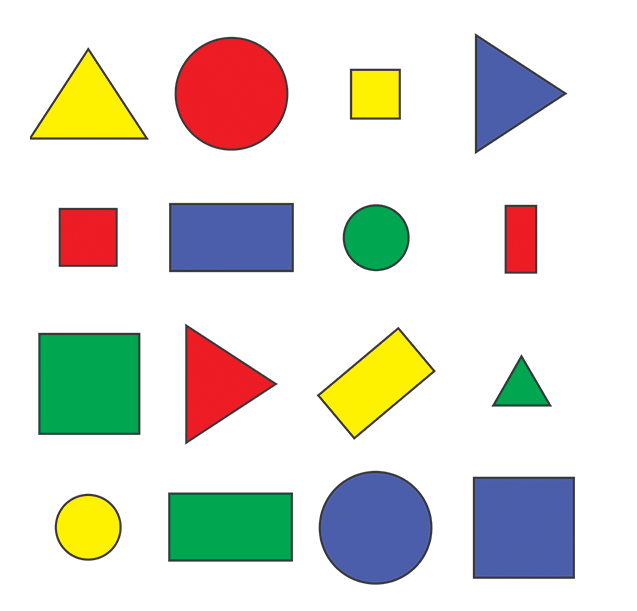
#> input picture resources/shapes.png, 637 x 611 px
$ python contours-shape-detection.py
#> lines starting #> are read from the running program, lines starting #| are printed output that depends on the picture; after the words box and inside, x2 and y2 are one past the last pixel; in counts of white or black regions, pixels touching at a corner belong together
import cv2
import numpy as np


def get_contours(img):
    contours, hierarchy = cv2.findContours(img, cv2.RETR_EXTERNAL, cv2.CHAIN_APPROX_NONE)
    for cnt in contours:
        area = cv2.contourArea(cnt)
        if area > 500:
            cv2.drawContours(imgContour, cnt, -1, (255, 0, 0), 3)
            draw_identification(cnt)


def draw_identification(cnt):
    peri = cv2.arcLength(cnt, True)
    approx = cv2.approxPolyDP(cnt, 0.02 * peri, True)
    x, y, w, h = cv2.boundingRect(approx)

    object_type = what_object(len(approx), w / float(h))
    cv2.rectangle(imgContour, (x, y), (x + w, y + h), (0, 255, 0), 2)
    cv2.putText(imgContour, object_type,
                (x + (w // 2) - 35, y + (h // 2) + 10), cv2.FONT_HERSHEY_COMPLEX, 0.6,
                (0, 0, 0), 2)


def what_object(obj_sides, ratio):
    if obj_sides == 3:
        object_type = 'Triangle'
    elif obj_sides > 4:
        object_type = 'Circle'
    else:
        if 0.90 <= ratio <= 1.05:
            object_type = 'Square'
        else:
            object_type = 'Rectangle'

    return object_type


RESOURCE_PATH = '../resources/'
FILENAME = 'shapes.png'

# --[Defining image]--#
img = cv2.imread(RESOURCE_PATH + FILENAME)
#> img is the input picture: shape (611, 637, 3); mean B, G, R 212.3, 220.1, 220.1
# img = cv2.resize(img, (350, 364))
imgContour = img.copy()

imgGray = cv2.cvtColor(img, cv2.COLOR_BGR2GRAY)
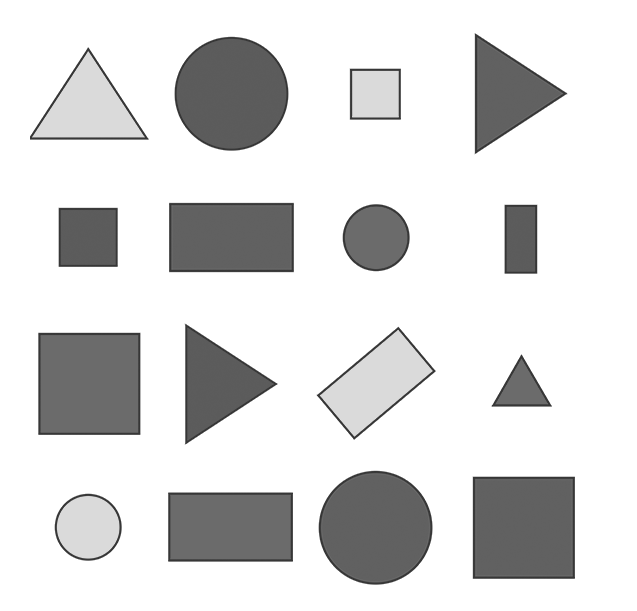
#> imgGray: shape (611, 637); min 54, max 255, mean 219.2
imgBlur = cv2.GaussianBlur(imgGray, (7, 7), 1)
imgCanny = cv2.Canny(imgBlur, 50, 50)
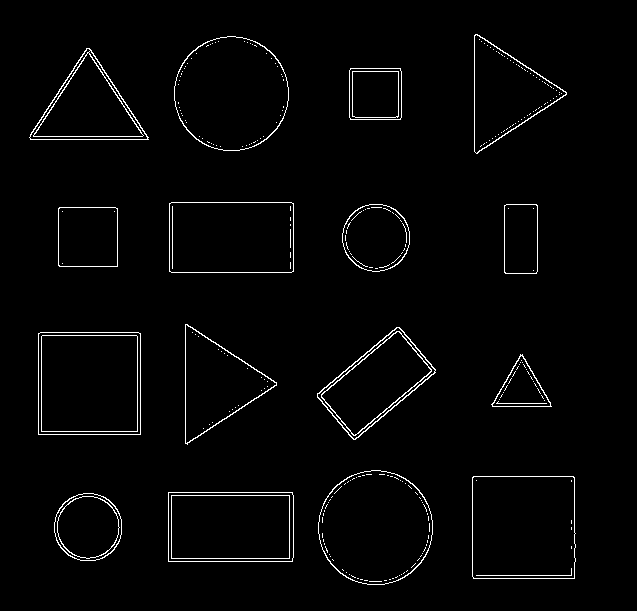
#> imgCanny: shape (611, 637); 2.1% white in thin lines or dots, all inside (x1, y1, x2, y2) = (29, 34, 576, 585)
imgBlank = np.zeros_like(img)

get_contours(imgCanny)
#> in get_contours, `contours, hierarchy = cv2.findContours(img, cv2.RETR_EXTERNAL, cv2.CHA..`: contours = 16 contours; largest, box (x1, y1, x2, y2) and area: (472, 476, 576, 579) 10410, (38, 332, 141, 435) 10401, (318, 470, 433, 585) 10247, (174, 36, 289, 151) 10247, (169, 202, 294, 273) 8674
#> the loop in get_contours, `for cnt in contours:` made 16 passes
#> (area, peri in draw_identification, approx in draw_identification, x in draw_identification, y in draw_identification, w in draw_identification, h in draw_identification) on passes 2, 3, 5, 6, 7, 8, 9: (8619, 386.8, [[168, 492], [168, 561], [292, 561], [292, 492]], 168, 492, 125, 70), (10410.5, 408.7, [[473, 476], [473, 578], [574, 578], [574, 477]], 473, 476, 102, 103), (1621.5, 190.3, [[520, 354], [492, 406], [551, 406]], 492, 354, 60, 53), (10401, 406.8, [[38, 333], [38, 434], [140, 434], [140, 333]], 38, 333, 103, 102), (6403.5, 340.7, [[399, 327], [317, 393], [353, 439], [435, 372]], 317, 327, 119, 113), (5637.5, 353.5, [[185, 324], [187, 444], [276, 382]], 185, 324, 92, 121), (3478.5, 234.2, [[59, 207], [58, 265], [117, 266], [117, 208]], 58, 207, 60, 60)
#> (area, peri in draw_identification, x in draw_identification, y in draw_identification, w in draw_identification, h in draw_identification) on passes 1, 4, 11, 15: (3602.5, 224.1, 56, 494, 64, 65), (10247, 378.7, 319, 471, 113, 114), (3561.5, 222.9, 342, 204, 68, 68), (10247, 378.7, 174, 36, 115, 115)
#> after the loop in get_contours, `for cnt in contours:`:
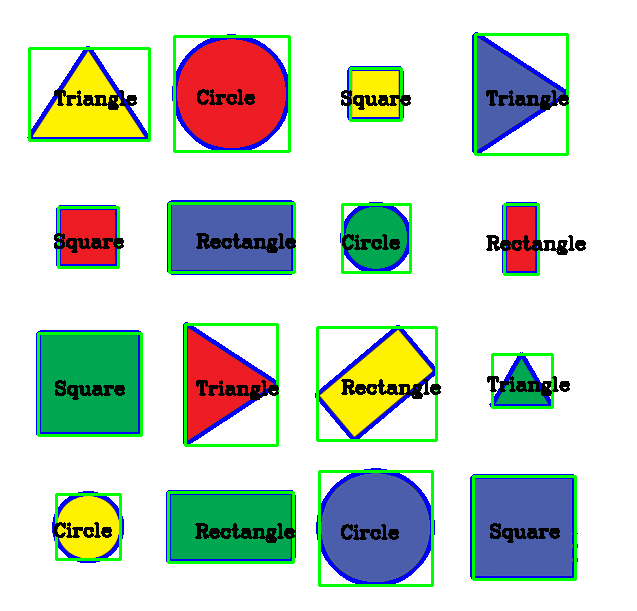
#> imgContour: shape (611, 637, 3); 10.26% of pixels changed, all inside (x1, y1, x2, y2) = (27, 32, 586, 587)

# --[Showing image]--#
cv2.imshow('Original image', img)
# cv2.imshow('Gray image', imgGray)
# cv2.imshow('Blur image', imgBlur)
# cv2.imshow('Canny image', imgBlur)
cv2.imshow('Contour image', imgContour)

cv2.waitKey()
